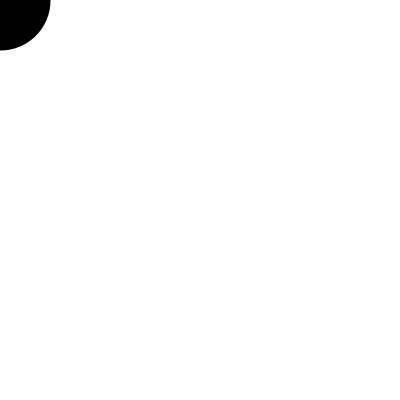
Frame 1 (no input)
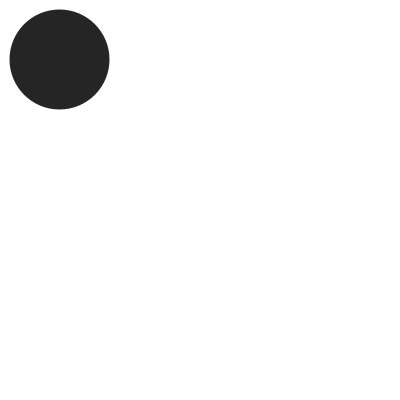
Frame 60 (the mouse pressed at the canvas centre just before this capture)
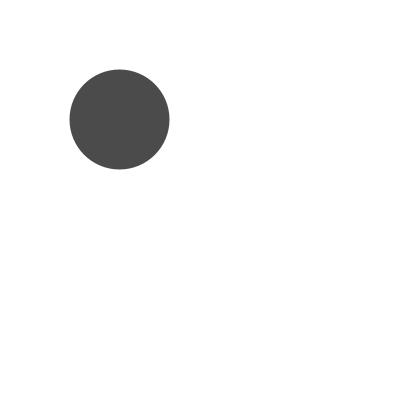
Frame 120 (the mouse held since frame 60 and released just before this capture)

The Processing sketch that drew these frames (run headless with seeded random() and noise(); from frame 60 on, the mouse is pressed at the canvas centre):

// Processing sketch: Challenge_13
// ── Challenge_13.pde
int xValue;
int yValue;

void setup()
{
  size(400,400);
  xValue = 0;
  strokeWeight(100);
  frameRate(500);
  stroke(0);
  
}


void draw() 
{
  background(255) ;
  yValue = xValue;
  point(xValue,yValue);
  xValue = xValue + 1;
  stroke(xValue/400.0*255);
  if (xValue > 400)
  {
      xValue = 0;
  }
}
